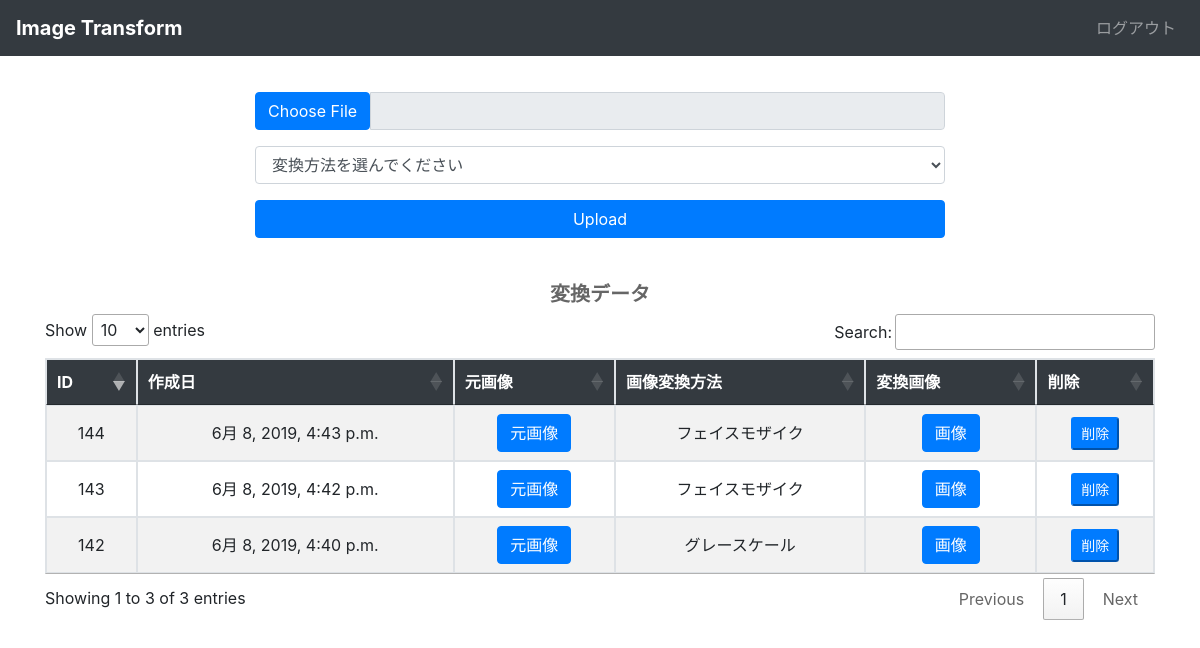
Screenshot of /users_detail/4/ (signed in) with the database file from the repository.
### image_app/models.py (models this page shows)
class Document(models.Model):
	description = models.CharField('画像変換方法', max_length=255, choices=CHOICE)
	photo = models.ImageField('画像選択', upload_to='documents/')
	uploaded_at = models.DateTimeField(auto_now_add=True)
	output = models.ImageField(default = 'output/output.jpg')
	user = models.ForeignKey(User, on_delete=models.CASCADE)
	def __str__(self):
		return self.description

### image_app/views.py (the view)
# urls.py: path('users_detail/<int:pk>/', views.users_detail, name='users_detail'),
@login_required
def users_detail(request, pk):
	login_user = request.user.pk
	user = get_object_or_404(User, pk=pk)
	print(user)
	document_list = user.document_set.all().order_by('-id')
	print(document_list)
	if request.method == 'POST':
		form = DocumentForm(request.POST, request.FILES)
		if form.is_valid():
			photo_data = form.save(commit=False)
			photo_data.user = request.user
			photo_data = form.save()
			max_id = Document.objects.latest('id').id
			max_id_str = str(max_id)
			obj = Document.objects.get(id = max_id)
			input_path = settings.BASE_DIR + obj.photo.url
			output_path = settings.BASE_DIR + "/media/output/" + max_id_str + ".jpg"
			output_path_gif = settings.BASE_DIR + "/media/output/" + max_id_str + ".gif"
			img = cv2.imread(input_path)
			if obj.description == "グレースケール":
				img_gray = cv2.cvtColor(img, cv2.COLOR_BGR2GRAY)
				cv2.imwrite(output_path, img_gray)
				output_path = output_path.replace("/Users/suehiro/1pro/Django/image_app/ImageService/media", "")
				photo_data.output = output_path
				photo_data.save()
				messages.success(request, "グレースケールに変換しました！")
			elif obj.description == "モザイク":
				small = cv2.resize(img, None, fx=0.1, fy=0.1, interpolation=cv2.INTER_NEAREST)
				big = cv2.resize(small, img.shape[:2][::-1], interpolation=cv2.INTER_NEAREST)
				cv2.imwrite(output_path, big)
				output_path = output_path.replace("/Users/suehiro/1pro/Django/image_app/ImageService/media", "")
				photo_data.output = output_path
				photo_data.save()
				messages.success(request, "モザイクをかけました！")
			elif obj.description == "フェイスモザイク":
				face_cascade_path = settings.BASE_DIR + "/data/haarcascade_frontalface_default.xml"
				face_cascade = cv2.CascadeClassifier(face_cascade_path) # カスケード分類器のファイルの中身を読み込む
				src_gray = cv2.cvtColor(img, cv2.COLOR_BGR2GRAY) #RGBからグレースケールに変換
				rects = face_cascade.detectMultiScale(src_gray, 1.1, 3,0, (20,20))
				if len(rects) > 0:
					for rect in rects:
						x, y, w, h = rect
						face = img[y:y+h, x:x+w]
						dst = cv2.GaussianBlur(face, (25, 25), 0)
						img[y:y+h, x:x+w] = dst
				else:
					pass
				cv2.imwrite(output_path, img)
				output_path = output_path.replace("/Users/suehiro/1pro/Django/image_app/ImageService/media", "")
				photo_data.output = output_path
				photo_data.save()
				messages.success(request, "顔にモザイクをかけました！")
			elif obj.description == "モザイクgif":
				src= cv2.cvtColor(img, cv2.COLOR_BGR2RGB)
				imgs = [Image.fromarray(mosaic(src, 1 / i)) for i in range(1, 25)]
				imgs += imgs[-2::-1] + [Image.fromarray(src)] * 5
				imgs[0].save(output_path_gif, commit=False, save_all=True, append_images=imgs[1:], optimize=False, duration=50, loop=0)
				output_path_gif = output_path_gif.replace("/Users/suehiro/1pro/Django/image_app/ImageService/media", "")
				photo_data.output = output_path_gif
				photo_data.save()
				messages.success(request, "モザイクgifに変換しました！")
			else:
				pass
			return redirect('image_app:users_detail', pk=request.user.pk)
	else:
		form = DocumentForm()
	return render(request, 'image_app/users_detail.html', {'form': form, 'document_list': document_list, 'user': user})

### image_app/forms.py
class DocumentForm(forms.ModelForm):
	class Meta:
		model = Document
		fields = ['description', 'photo']

### templates/image_app/users_detail.html (shortened to what this page needs)
{% extends 'base.html' %}
{% load bootstrap4 %}
{% load widget_tweaks %}
{% block content %}
{% load static %}
<div class="container">
	<div class="row justify-content-center">
		<div class="col-lg-8 col-md-10 col-sm-12">
			<div class="card-body">
			<form method="post" enctype="multipart/form-data">
				<div class="input-group mb-2">
				    <label class="input-group-btn">
				        <span class="btn btn-primary">
				        	{% render_field form.photo class="form-control" type="file" style="display:none" %}Choose File
				        </span>
				    </label>
				    <input type="text" class="form-control" readonly="">
				</div>
				<div class="form-group row">
				    <div class="col-sm-12">
				      {{ form.description|add_class:'form-control' }}
				    </div>
				</div>
				<button type="submit" class="btn btn-primary btn-block" role="button">Upload</button>
			</form>
			</div>
		</div>
	</div>
</div>
<div class="container">
	<div id="table-members">
		<div class="d-xl-inline col-lg-12 col-md-12 col-sm-12">
			<h5 class="text-center font-weight-bold textcolor" style="color: #666666;">変換データ</h5>
			<div class="table-responsive">
				<div class="table-1">
					<table border="1" id="data-table" class=" table-sm table-bordered table-striped">
						<thead>
							<tr class="bg-dark text-white">
								<th>ID</th>
								<th>作成日</th>
								<th>元画像</th>
								<th>画像変換方法</th>
								<th>変換画像</th>
								<th>削除</th>
							</tr>
						</thead>
						<tbody>
						{% for document_list in document_list %}
							<tr>
								{% if request.user == document_list.user %}
								<td>{{ document_list.id }}</td>
								<td>{{ document_list.uploaded_at }}</td>
								<td><a class="btn btn-primary" href="{{MEDIA_URL}}{{ document_list.photo.url }}">元画像</a></td>
								<td>{{ document_list.description }}</td>
								<td><a class="btn btn-primary" href="{{MEDIA_URL}}/media{{ document_list.output }}">画像</a></td>
								<td>
									<form method="post" action="{% url 'image_app:delete' document_list.id %}">{% csrf_token %}
								    <button class="btn-sm btn-primary" type="submit" onclick='return confirm("本当に削除しますか？");'>削除</button>
									</form>
								</td>
								{% endif %}
							</tr>
						{% endfor %}
						</tbody>
					</table>
				</div>
			</div>
		</div>
	</div>
</div>
{% endblock %}

### static/css/style.css (style rules this page uses)
.container { max-width: 80%; }
td, th { text-align: center; }

### rows the page displays
Document: id "144", uploaded_at "6月 8, 2019, 4:43 p.m.", description "フェイスモザイク"
Document: id "143", uploaded_at "6月 8, 2019, 4:42 p.m.", description "フェイスモザイク"
Document: id "142", uploaded_at "6月 8, 2019, 4:40 p.m.", description "グレースケール"
